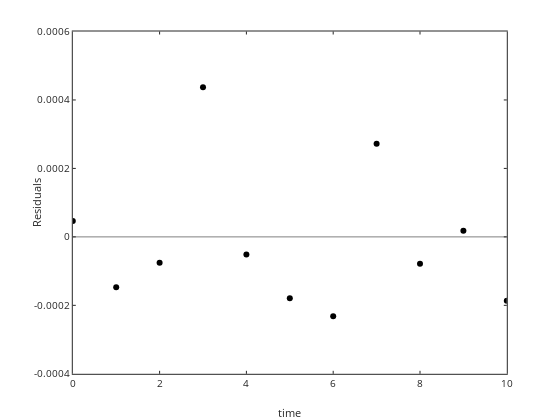

The cell this chart's notebook holds for it:
### Code cell
% plot the residuals

plot(t,N-Nbst,'ko',t,zeros(size(N)),'k-')
xlabel('time'); ylabel('Residuals')

### Figure 1 — Plotly figure (JSON) as saved in the notebook; plotly's stock layout.template omitted (floating-point values rounded to 4 significant figures)
{"data": [{"line": {"color": "rgb(0, 0, 0)", "width": 0.5}, "marker": {"color": "rgb(0, 0, 0)", "line": {"color": "rgb(0, 0, 0)"}, "size": 6, "symbol": "circle"}, "mode": "markers", "name": "", "showlegend": false, "type": "scatter", "visibility": true, "x": [0, 1, 2, 3, 4, 5, 6, 7, 8, 9, 10], "xaxis": "x", "y": [4.607e-05, -0.0001472, -7.577e-05, 0.000437, -5.139e-05, -0.0001791, -0.0002322, 0.0002722, -7.836e-05, 1.814e-05, -0.0001865], "yaxis": "y"}, {"line": {"color": "rgb(0, 0, 0)", "dash": "solid", "width": 0.5}, "marker": {"color": "rgb(0, 0, 0)", "line": {"color": "rgb(0, 0, 0)"}, "size": 6, "symbol": "none"}, "mode": "lines", "name": "", "showlegend": false, "type": "scatter", "visibility": true, "x": [0, 1, 2, 3, 4, 5, 6, 7, 8, 9, 10], "xaxis": "x", "y": [0, 0, 0, 0, 0, 0, 0, 0, 0, 0, 0], "yaxis": "y"}], "layout": {"height": 420, "hovermode": "closest", "margin": {"b": 0, "l": 0, "r": 0, "t": 0}, "plot_bgcolor": "rgba(0, 0, 0, 0)", "showlegend": false, "width": 560, "xaxis": {"anchor": "y", "autorange": false, "domain": [0.13, 0.905], "exponentformat": "none", "gridcolor": "rgba(38,38,38,0.15)", "gridwidth": 1, "linecolor": "rgb(38,38,38)", "linewidth": 1, "mirror": "ticks", "range": [0, 10], "showgrid": false, "showline": true, "side": "bottom", "spikedash": "solid", "spikemode": "across", "spikesides": false, "spikethickness": 1, "tickangle": 0, "tickcolor": "rgb(38,38,38)", "tickfont": {"color": "rgb(38,38,38)", "size": 10}, "ticklen": 3, "ticks": "inside", "ticktext": ["0", "2", "4", "6", "8", "10"], "tickvals": [0, 2, 4, 6, 8, 10], "title": {"font": {"color": "rgb(38,38,38)", "size": 11}, "text": "time"}, "type": "linear", "visible": true, "zeroline": false}, "yaxis": {"anchor": "x", "autorange": false, "domain": [0.11, 0.925], "exponentformat": "none", "gridcolor": "rgba(38,38,38,0.15)", "gridwidth": 1, "linecolor": "rgb(38,38,38)", "linewidth": 1, "mirror": "ticks", "range": [-0.0004, 0.0006], "showgrid": false, "showline": true, "side": "left", "spikedash": "solid", "spikemode": "across", "spikesides": false, "spikethickness": 1, "tickangle": 0, "tickcolor": "rgb(38,38,38)", "tickfont": {"color": "rgb(38,38,38)", "size": 10}, "ticklen": 3, "ticks": "inside", "ticktext": ["-0.0004", "-0.0002", "0", "0.0002", "0.0004", "0.0006"], "tickvals": [-0.0004, -0.0002, 0, 0.0002, 0.0004, 0.0006], "title": {"font": {"color": "rgb(38,38,38)", "size": 11}, "text": "Residuals"}, "type": "linear", "visible": true, "zeroline": false}}}
